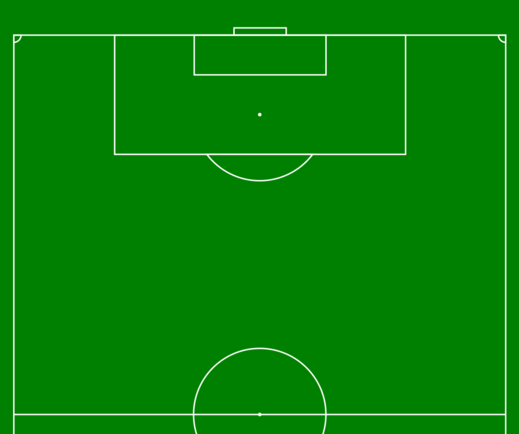
#> input picture Datasets/soccer field layout/soccer_field_layout.png, 519 x 434 px
$ python main_v2.py
#> lines starting #> are read from the running program, lines starting #| are printed output that depends on the picture; pictures that were not available may be replaced by others from this repository, and a replacement may not be noted
import os
import json
import numpy as np
import cv2
import matplotlib.pyplot as plt
from ultralytics import YOLO
from tqdm import tqdm

# Homography functions --------------------------------------------------------
# [89 lines left out: functions apply_homography_to_point, save_hsv_ranges, load_hsv_ranges, extract_frames, scale_and_concat, setup_hsv_ranges, not called in this run]

class VideoSegmentation:
    # [15 lines left out: functions __init__, create_trackbars, not called in this run]

    def noop(self, x):
        """No-operation function for trackbar callback."""
        pass

    # [27 lines left out: functions get_hsv_ranges, update_segmentation, reset_trackbars, not called in this run]


# Utility functions -----------------------------------------------------------
def create_output_dirs(config):
    # Extract the video name from the input video path
    video_name = os.path.splitext(os.path.basename(config['input_video_path']))[0]

    # Create the path for the output video directory
    output_video_dir = os.path.join(config['output_base_dir'], video_name)
    config['output_video_dir'] = output_video_dir

    # Check if the directory exists, if not create it
    if not os.path.exists(output_video_dir):
        os.makedirs(output_video_dir)

    # Set the path for the output CSV file
    config['output_csv_path'] = os.path.join(output_video_dir, 'video_detections.csv')

    config['output_heatmap_1_image_path'] = os.path.join(output_video_dir, 'overlay_heatmap_team_1.png')
    config['output_heatmap_2_image_path'] = os.path.join(output_video_dir, 'overlay_heatmap_team_2.png')

    config['output_composite_video_path'] = os.path.join(output_video_dir, 'composite_video.mp4')

    # Set the path for the HSV ranges text file
    config['hsv_ranges_path'] = os.path.join(output_video_dir, 'hsv_ranges.txt')

    # Set the path for the H matrix numpy
    config['h_matrix_path'] = os.path.join(output_video_dir, 'h_matrix.npy')

    return config

# Homography matrix computation -----------------------------------------------
def load_and_prepare_images(layout_path, video_path):
    # Load images
    layout_img = cv2.imread(layout_path)
#> layout_img is the input picture: shape (434, 519, 3); mean B, G, R 5, 130.5, 5
    cap = cv2.VideoCapture(video_path)
    ret, frame = cap.read()
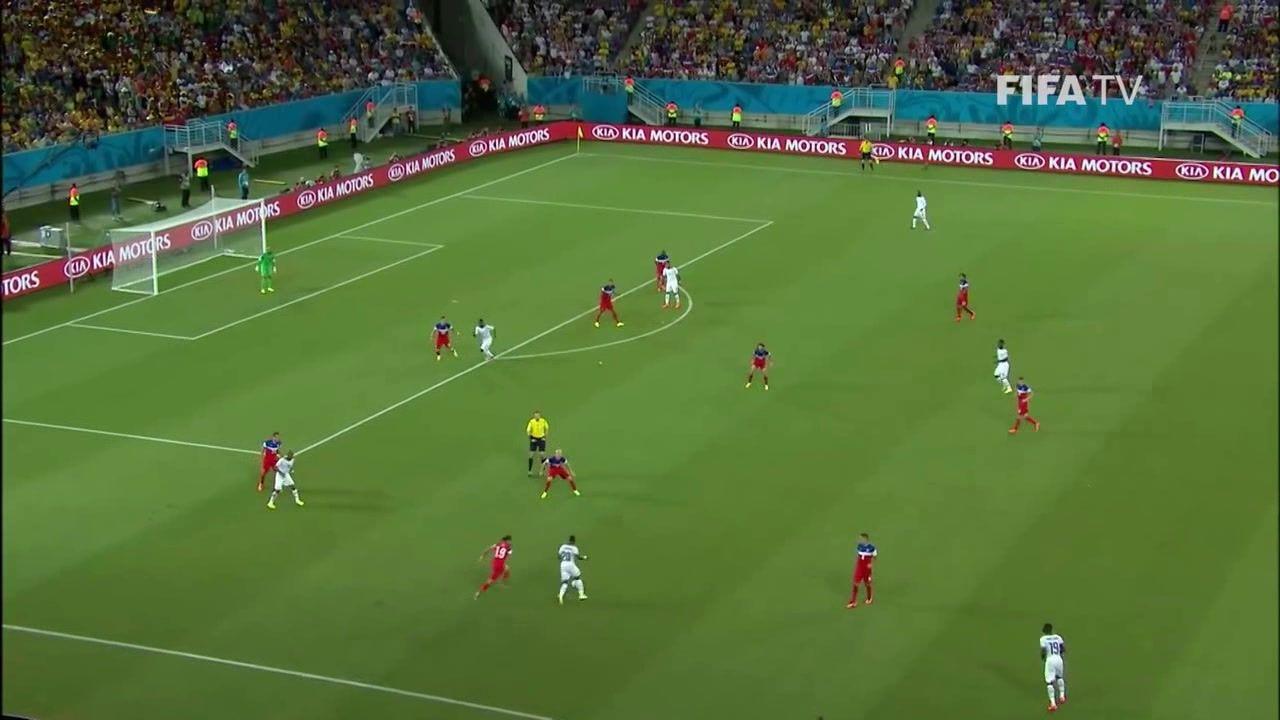
#> input picture Datasets/object detection images/test_1.jpg, 1280 x 720 px, given in place of demo_v2_sliced.mp4, which was not available
#> frame is the input picture: shape (720, 1280, 3); mean B, G, R 58.1, 112.4, 85.5
    cap.release()

    # Ensure the frame is read successfully
    if not ret:
        print("Error: Could not read the video frame.")
        return None, None

    return layout_img, frame


def compute_homography_matrix(config, layout_img, first_frame):
    """
    Computes the homography matrix based on user-selected points
    from the layout image and the first video frame.
    """
    # Check if the homography matrix file exists and load it if it does
    h_matrix_path = config['h_matrix_path']
    if h_matrix_path and os.path.exists(h_matrix_path):
        H = np.load(h_matrix_path)
        return H

    # Ensuring both images are of the same size by adding black padding to the smaller image
    max_height = max(layout_img.shape[0], first_frame.shape[0])
#> max_height = 720
    max_width = max(layout_img.shape[1], first_frame.shape[1])
#> max_width = 1280

    padded_layout_img = cv2.copyMakeBorder(layout_img, 0, max_height - layout_img.shape[0], 0, max_width - layout_img.shape[1], cv2.BORDER_CONSTANT, value=[0, 0, 0])
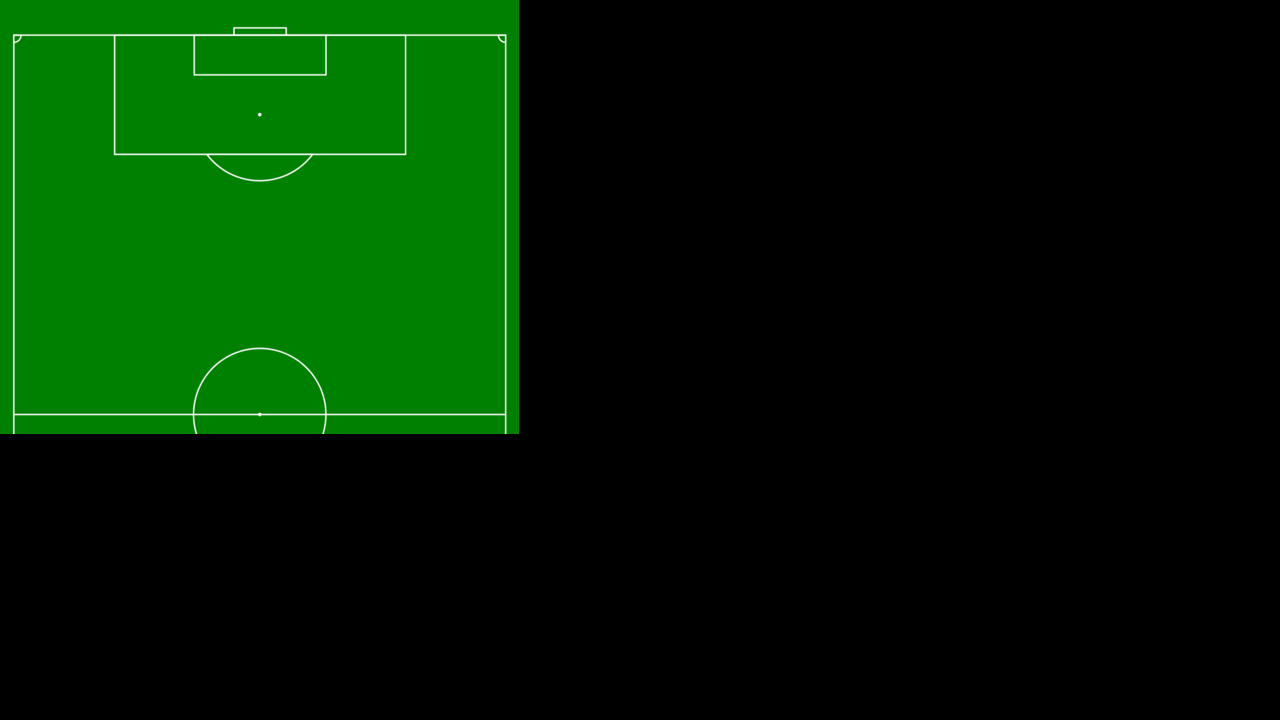
#> padded_layout_img: shape (720, 1280, 3); mean B, G, R 1.2, 31.9, 1.2
    padded_first_frame = cv2.copyMakeBorder(first_frame, 0, max_height - first_frame.shape[0], 0, max_width - first_frame.shape[1], cv2.BORDER_CONSTANT, value=[0, 0, 0])

    # Concatenating both images horizontally
    concatenated_img = np.concatenate((padded_layout_img, padded_first_frame), axis=1)
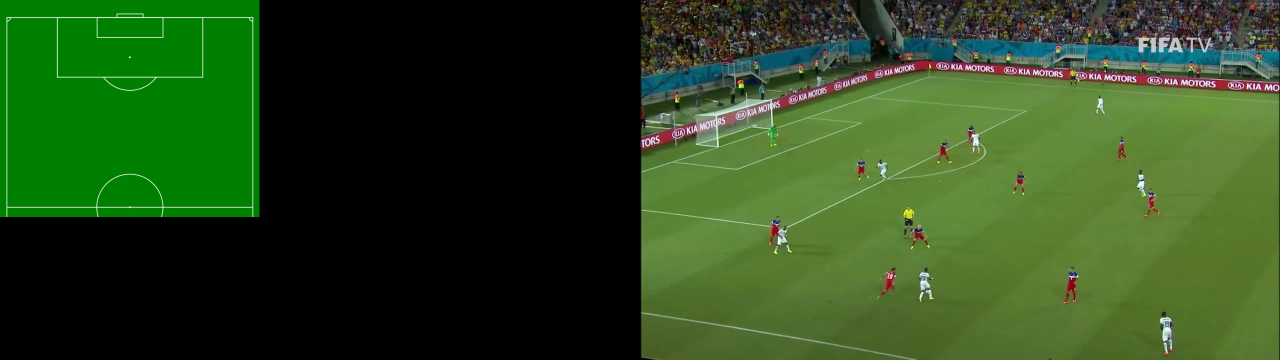
#> concatenated_img: shape (720, 2560, 3) (shown at 1/2 size); mean B, G, R 29.7, 72.2, 43.4

    # Display the concatenated image and collect points
    cv2.namedWindow("Homography Points Selection", cv2.WINDOW_NORMAL)
    cv2.imshow("Homography Points Selection", concatenated_img)

    points_layout = []
    points_frame = []

    # [14 lines left out: function click_event, not called in this run]

    cv2.setMouseCallback("Homography Points Selection", click_event)

    print("Click corresponding points on the layout image and the video frame. Press 'q' to quit and calculate homography.")
    while True:
        cv2.imshow("Homography Points Selection", concatenated_img)
        if cv2.waitKey(1) & 0xFF == ord('q'):
#> (key q is pressed here)
            break

    cv2.destroyAllWindows()

    if len(points_layout) >= 4 and len(points_frame) >= 4:
        H, _ = cv2.findHomography(np.array(points_frame), np.array(points_layout))
        # Save the homography matrix if the path is specified
        if h_matrix_path:
            print(H)
            np.save(h_matrix_path, H)
        return H
    else:
        print("Not enough points to compute homography.")
        return None

# [16 lines left out: function apply_homography_and_display, not called in this run]

# Object detection functions --------------------------------------------------
class DetectedObject:
    # [5 lines left out: function __init__, not called in this run]
    def get_bbox_bottom(self):
        xmin, ymin, xmax, ymax = self.bbox
        return np.array([int((xmin + xmax) / 2), int(ymax)])

class DetectionProcessor:
    def __init__(self, model_path):
        self.model = YOLO(model_path)

    # [172 lines left out: functions compute_detected_objects, id_to_color, draw_detected_objects, draw_transformed_points_with_heatmap, visualize_separate_heatmaps, overlay_heatmap_on_image, not called in this run]

# General video processing functions ------------------------------------------

class VideoProcessor:
    # [107 lines left out: functions __init__, process_frame, process_video, not called in this run]

# Main function ---------------------------------------------------------------
if __name__ == "__main__":
    config = {
        'input_video_path': '../../../Datasets/demo/demo_v2_sliced.mp4',
        'input_layout_image': '../../../Datasets/soccer field layout/soccer_field_layout.png',
        'yolo_model_path': '../../../Models/yolov8-demo-model/train/weights/best.pt',
        'output_base_dir': '../outputs'
    }

    config = create_output_dirs(config)
    layout_img, first_frame = load_and_prepare_images(config['input_layout_image'], config['input_video_path'])
    H = compute_homography_matrix(config, layout_img, first_frame)
    if H is not None:
        processor = VideoProcessor(config, H)
        processor.process_video()
    else:
        print("Homography matrix couldn't be loaded...")
